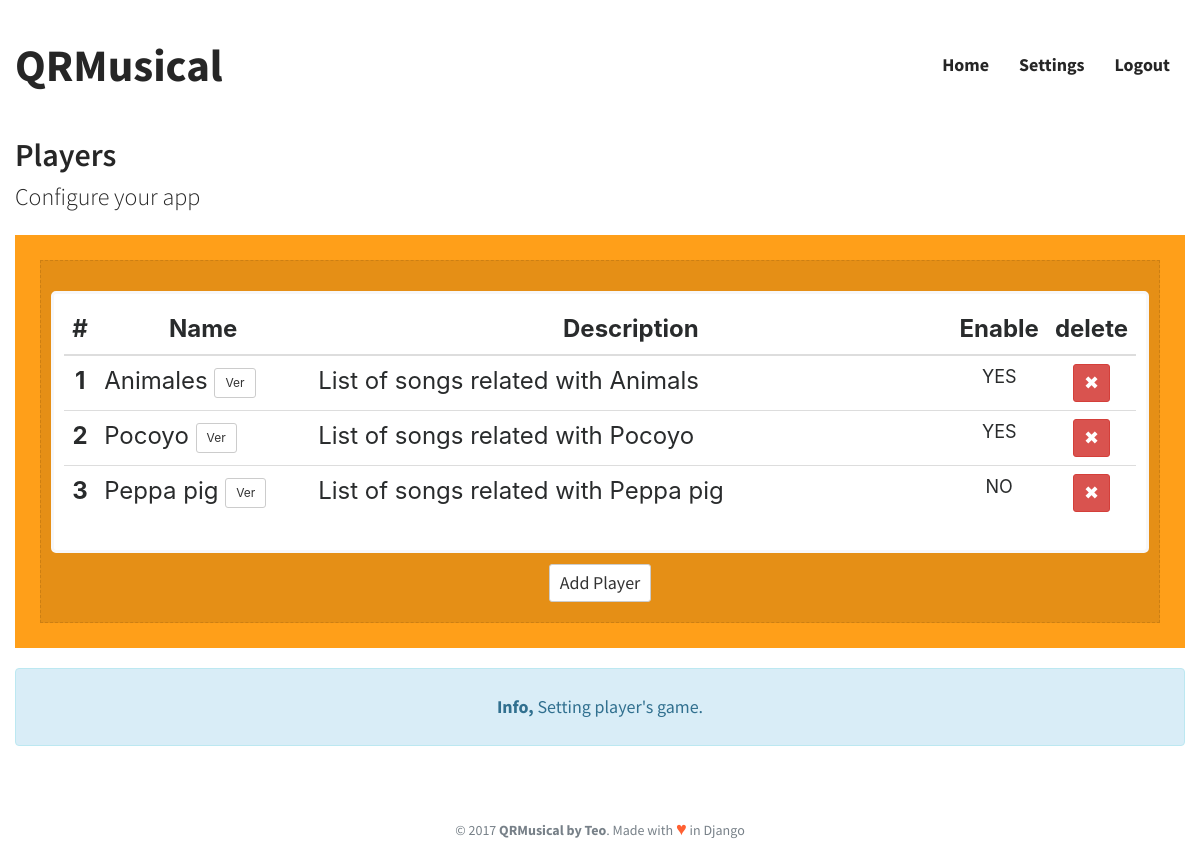
Screenshot of /settings/players_list/ (signed in) with the database file from the repository.
### appQRMusical/models.py (models this page shows, shortened)
class Player(models.Model):
	id = models.AutoField(primary_key=True)
	name = models.CharField(max_length=100)
	description = models.CharField(max_length=200, blank=True)
	enabled = models.BooleanField(default=False)

### appQRMusical/views.py (the view)
# urls.py: url(r'^settings/players_list/$', Players_list.as_view(), name='players_list'),
class Players_list(LoginRequiredMixin, ListView):
	model = Player
	template_name="players_list.html"
	login_url='/login/'
	redirect_field_name = "/login/"
	def get_context_data(self, **kwargs):
		context = super(Players_list, self).get_context_data(**kwargs)
		context['QRM_color'] = "QRM_orange"
		context['message_alert'] = "alert-info"
		context['message_head'] = "Info, "
		context['message_text'] = "Setting player's game."
		context['title'] = "Players"
		context['subtitle'] = "Configure your app"
		return context

### appQRMusical/templates/players_list.html (shortened to what this page needs)
{% extends "body.html" %}
{% block content_wrapper %}
<div class="col-sm-12 QRM_box {{QRM_color}}">
	<div class="QRM_box_in">
		<div class="QRM_wrapper_table">
			<table class="table table-hover">
				<thead>
					<tr>
						<th>#</th>
						<th>Name</th>
						<th>Description</th>
						<th>Enable</th>
						<th>delete</th>
			    	</tr>
				</thead>
				<tbody>
					{% for object in object_list %}
						<tr onclick="document.location = {% url 'update_player' object.id %};">
		      				<th scope="row" style="width: 3%;">{{ object.id }}</th>
		      				<td style="width: 20%;">
		      					{{ object.name }}
								<a href="{% url 'update_player' object.id %}" class="btn btn-sm btn-default">Ver</a>
		      				</td>
		      				<td style="width: 60%;">{{ object.description }}</td>
							<td>
								<center>
								<p>{% if object.enabled %}YES{% else %}NO{% endif %}</p>
								</center>
							</td>
							<td>
								<form action="{% url 'multimedia_delete' object.id %}" method="post">
									<center>
										<button type="submit" class="btn btn-danger btn-sm">
											<p>✖</p>
										</button>
									</center>
								</form>
							</td>
		    			</tr>
					{% endfor %}
				</tbody>
			</table>
		</div>
		<a href="{% url 'create_player' %}">
			<div class="btn btn-sm btn-default">
				<p>Add Player</p>
			</div>
		</a>
	</div>
</div>
{% include "message.html" %}
{% endblock content_wrapper %}

### appQRMusical/static/css/QRMusical.css (style rules this page uses)
.QRM_box { margin-left: auto; margin-right: auto; margin-top: 20px; padding: 25px; text-align: center; font-size: 24px; line-height: 36px; -webkit-transition-duration: 0.4s; transition-duration: 0.4s; }
.QRM_box_in { border-style: dashed; border-width: thin; border-color: rgba(0, 0, 0, 0.1); background-color: rgba(0, 0, 0, 0.1); color: #fff; padding: 20px; }
.QRM_orange { background-color: #FF9F19; }
.QRM_wrapper_table { padding: 1.5rem; margin-right: 0; margin-bottom: 0; margin-left: 0; border-width: .2rem; position: relative; padding: 1rem; margin: 1rem -1rem; border: solid #f7f7f9; background-color: white; border-radius: 5px; }
body { font-family: 'Source Sans Pro', Helvetica, Arial, sans-serif; -webkit-font-smoothing: antialiased; }
a { color: inherit; text-decoration: none; }
p { margin: 0; font-size: 18px; line-height: 26px; font-weight: 400; }
table { font-family: -apple-system,system-ui,BlinkMacSystemFont,"Segoe UI",Roboto,"Helvetica Neue",Arial,sans-serif; color: #292b2c; }
td { text-align: left; vertical-align: middle; }
th { text-align: -webkit-center; }

### rows the page displays
Player: id "1", name "Animales", description "List of songs related with Animals", enabled "YES"
Player: id "2", name "Pocoyo", description "List of songs related with Pocoyo", enabled "YES"
Player: id "3", name "Peppa pig", description "List of songs related with Peppa pig", enabled "NO"

### other values shown
{{ title }} "Players"
{{ subtitle }} "Configure your app"
{{ message_head }} "Info,"
{{ message_text }} "Setting player's game."
